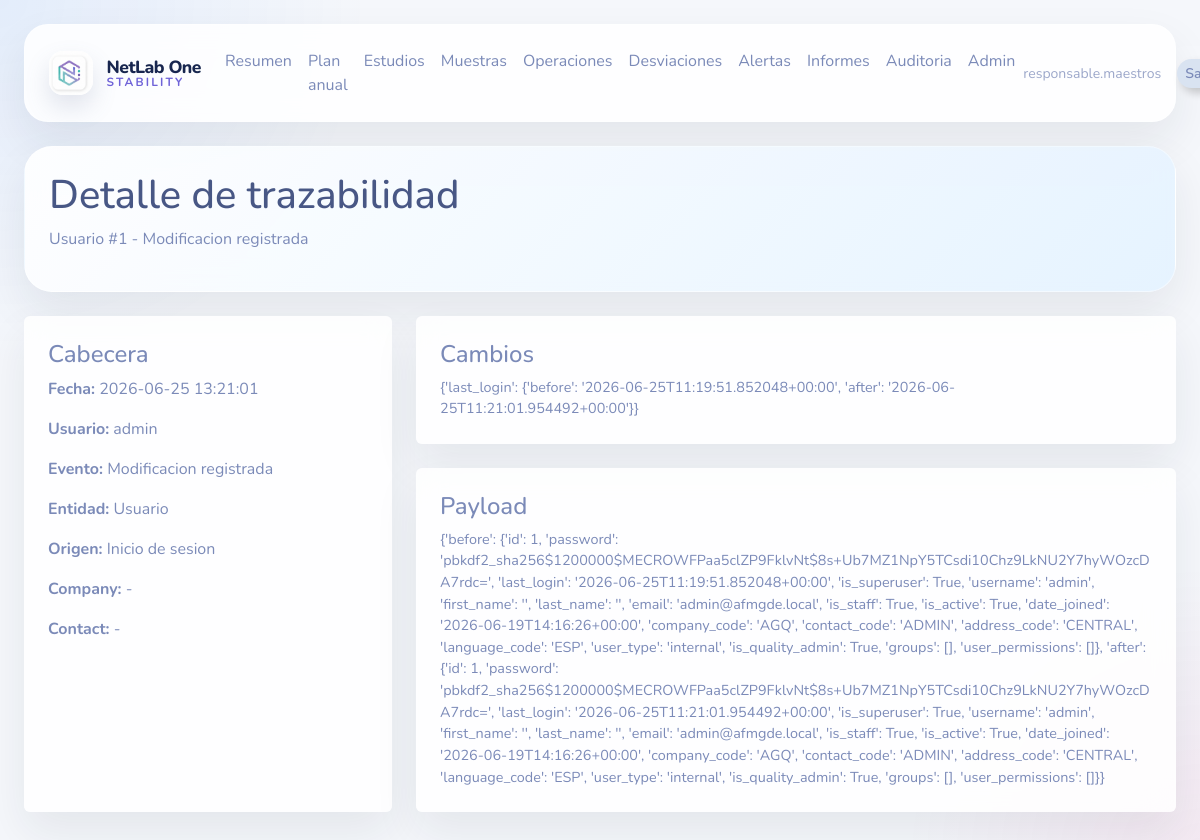
Page /app/audit/276/ (signed in) on the committed database.
### users/models.py (models this page shows, shortened)
class User(AbstractUser):
    class UserType(models.TextChoices):
        INTERNAL = 'internal', 'Internal'
        CLIENT = 'client', 'Client'
    class LanguageCode(models.TextChoices):
        ESP = 'ESP', 'Espanol'
        ENG = 'ENG', 'Ingles'
        FRA = 'FRA', 'Frances'
        POR = 'POR', 'Portugues'
        ITA = 'ITA', 'Italiano'
    company_code = models.CharField(max_length=50, blank=True)
    contact_code = models.CharField(max_length=50, blank=True)
    address_code = models.CharField(max_length=50, blank=True)
    language_code = models.CharField(max_length=3, choices=LanguageCode.choices, default=LanguageCode.ESP)
    user_type = models.CharField(max_length=20, choices=UserType.choices, default=UserType.CLIENT)
    is_quality_admin = models.BooleanField(default=False)

### audit/models.py (models this page shows, shortened)
class AuditTrail(models.Model):
    class ActionType(models.TextChoices):
        CREATE = "create", "Create"
        UPDATE = "update", "Update"
        DELETE = "delete", "Delete"
        CUSTOM = "custom", "Custom"
    action = models.CharField(max_length=100)
    action_type = models.CharField(max_length=20, choices=ActionType.choices, default=ActionType.CUSTOM)
    entity_name = models.CharField(max_length=100)
    entity_id = models.CharField(max_length=50)
    object_repr = models.CharField(max_length=255, blank=True)
    payload = models.JSONField(default=dict, blank=True)
    changes = models.JSONField(default=dict, blank=True)
    request_path = models.CharField(max_length=255, blank=True)
    request_method = models.CharField(max_length=20, blank=True)
    company_code = models.CharField(max_length=50, blank=True)
    contact_code = models.CharField(max_length=50, blank=True)
    performed_by = models.ForeignKey(User, null=True, blank=True, on_delete=models.SET_NULL)
    performed_at = models.DateTimeField(auto_now_add=True)
    class Meta:
        ordering = ['-performed_at']
        verbose_name = "Traza de Auditoría"
        verbose_name_plural = "Trazas de Auditoría"

### audit/web_views.py (the view)
# urls.py: path('app/audit/<int:pk>/', audit_detail, name='web-audit-detail'),
@login_required
def audit_detail(request, pk):
    audit = AuditTrail.objects.select_related("performed_by").get(pk=pk)
    audit = _decorate_audit(audit)
    return render(request, "web/audit_detail.html", {"audit": audit})

### audit/context.py (called while the page is built)
def set_audit_request(request):
    _audit_local.request = request

def clear_audit_request():
    if hasattr(_audit_local, "request"):
        delattr(_audit_local, "request")

### audit/web_views.py (called while the page is built)
def _friendly_action(action):
    return ACTION_LABELS.get(action, action.replace("_", " ").capitalize())

def _friendly_entity(entity_name):
    return ENTITY_LABELS.get(entity_name, entity_name)

def _friendly_route(item):
    route_map = {
        "/app/studies/create/": "Pantalla de estudios",
        "/app/samples/create/": "Pantalla de muestras",
        "/app/operations/reception/": "Pantalla de operaciones / recepcion",
        "/app/operations/label/": "Pantalla de operaciones / etiquetado",
        "/app/operations/chamber/": "Pantalla de operaciones / entrada en camara",
        "/app/operations/extract/": "Pantalla de operaciones / extraccion",
        "/app/deviations/create/": "Pantalla de desviaciones",
        "/login/": "Inicio de sesion",
    }
    return route_map.get(item.request_path, item.request_path or "-")

def _decorate_audit(item):
    item.friendly_action = _friendly_action(item.action)
    item.friendly_entity = _friendly_entity(item.entity_name)
    item.friendly_route = _friendly_route(item)
    return item

### templates/web/audit_detail.html
{% extends "base.html" %}
{% block content %}
<div class="hero glass p-4 mb-4">
    <h1>Detalle de trazabilidad</h1>
    <p>{{ audit.friendly_entity }} #{{ audit.entity_id }} - {{ audit.friendly_action }}</p>
</div>
<div class="row g-4">
    <div class="col-lg-4">
        <div class="card glass border-0 h-100">
            <div class="card-body">
                <h4>Cabecera</h4>
                <p><strong>Fecha:</strong> {{ audit.performed_at|date:"Y-m-d H:i:s" }}</p>
                <p><strong>Usuario:</strong> {% if audit.performed_by %}{{ audit.performed_by.username }}{% else %}-{% endif %}</p>
                <p><strong>Evento:</strong> {{ audit.friendly_action }}</p>
                <p><strong>Entidad:</strong> {{ audit.friendly_entity }}</p>
                <p><strong>Origen:</strong> {{ audit.friendly_route }}</p>
                <p><strong>Company:</strong> {{ audit.company_code|default:"-" }}</p>
                <p><strong>Contact:</strong> {{ audit.contact_code|default:"-" }}</p>
            </div>
        </div>
    </div>
    <div class="col-lg-8">
        <div class="card glass border-0 mb-4">
            <div class="card-body">
                <h4>Cambios</h4>
                <div class="audit-json">{{ audit.changes }}</div>
            </div>
        </div>
        <div class="card glass border-0">
            <div class="card-body">
                <h4>Payload</h4>
                <div class="audit-json">{{ audit.payload }}</div>
            </div>
        </div>
    </div>
</div>
{% endblock %}

### templates/base.html (shortened to what this page needs)
{% load static %}
<!DOCTYPE html>
<html lang="es">
<head>
    <link rel="stylesheet" href="https://cdn.jsdelivr.net/npm/bootswatch@5.3.3/dist/morph/bootstrap.min.css">
</head>
<body>
    <div class="shell">
        {% if user.is_authenticated %}
        <nav class="navbar navbar-expand-lg glass topbar px-4 py-3 no-print">
            <div class="container-fluid px-0">
                <a class="navbar-brand brand-lockup fw-bold me-3" href="/">
                    <img class="brand-mark" src="{% static 'branding/netlabone-app-icon.png' %}" alt="NetLab One Stability">
                    <span class="brand-copy">
                        <span class="brand-name">NetLab One</span>
                        <span class="brand-subtitle">Stability</span>
                    </span>
                </a>
                <div class="collapse navbar-collapse" id="mainNav">
                    <ul class="navbar-nav me-auto mb-2 mb-lg-0">
                        <li class="nav-item"><a class="nav-link" href="/">Resumen</a></li>
                        <li class="nav-item"><a class="nav-link" href="/app/annual-plan/">Plan anual</a></li>
                        <li class="nav-item"><a class="nav-link" href="/app/studies/">Estudios</a></li>
                        <li class="nav-item"><a class="nav-link" href="/app/samples/">Muestras</a></li>
                        <li class="nav-item"><a class="nav-link" href="/app/operations/">Operaciones</a></li>
                        <li class="nav-item"><a class="nav-link" href="/app/deviations/">Desviaciones</a></li>
                        <li class="nav-item"><a class="nav-link" href="/app/alerts/">Alertas</a></li>
                        <li class="nav-item"><a class="nav-link" href="/app/reports/">Informes</a></li>
                        <li class="nav-item"><a class="nav-link" href="/app/audit/">Auditoria</a></li>
                        {% if user.is_staff %}<li class="nav-item"><a class="nav-link" href="/admin/">Admin</a></li>{% endif %}
                    </ul>
                    <div class="d-flex align-items-center gap-3">
                        <span class="text-muted small">{{ user.username }}</span>
                        <form method="post" action="/logout/" class="m-0">
                            <button type="submit" class="btn btn-outline-secondary btn-sm rounded-pill">Salir</button>
                        </form>
                    </div>
                </div>
            </div>
        </nav>
        {% endif %}
        <main class="py-4">
            {% block content %}{% endblock %}
        </main>
    </div>
</body>
</html>

### templates/base.html (style rules this page uses)
body { background: radial-gradient(circle at top left, rgba(13,110,253,.08), transparent 25%), radial-gradient(circle at bottom right, rgba(214,51,132,.08), transparent 20%), #f5f7fb; min-height: 100vh; }
.shell { max-width: 1280px; margin: 0 auto; padding: 24px; }
.glass { background: rgba(255,255,255,.86); backdrop-filter: blur(14px); border: 1px solid rgba(255,255,255,.35); box-shadow: 0 20px 45px rgba(31,42,55,.08); }
.topbar { border-radius: 1.5rem; }
.brand-lockup { display: inline-flex; align-items: center; gap: .85rem; text-decoration: none; }
.brand-mark { width: 44px; height: 44px; object-fit: cover; border-radius: 14px; box-shadow: 0 12px 24px rgba(93, 109, 151, .18); }
.brand-copy { display: flex; flex-direction: column; line-height: 1.05; }
.brand-name { font-size: 1.1rem; font-weight: 800; color: #18264f; letter-spacing: -.03em; }
.brand-subtitle { font-size: .74rem; font-weight: 700; text-transform: uppercase; letter-spacing: .18em; color: #6f63d8; }
.hero { border-radius: 1.75rem; background: linear-gradient(135deg, rgba(255,255,255,.9), rgba(228,242,255,.9)); border: 1px solid rgba(255,255,255,.4); }
.audit-json { white-space: pre-wrap; word-break: break-word; font-size: .9rem; }

### rows in the picture
User: username "responsable.maestros"
AuditTrail: friendly_entity "Usuario", entity_id "1", friendly_action "Modificacion registrada", performed_at "2026-06-25 13:21:01", performed_by.username "admin", friendly_route "Inicio de sesion", company_code "-", contact_code "-", changes "{'last_login': {'before': '2026-06-25T11:19:51.852048+00:00', 'after': '2026-06-25T11:21:01.954492+00:00'}}", payload "{'before': {'id': 1, 'password': 'pbkdf2_sha256$1200000$MECROWFPaa5clZP9FklvNt$8s+Ub7MZ1NpY5TCsdi10Chz9LkNU2Y7hyWOzcDA7rdc=', 'last_login': '2026-06-25T11:19:51.852048+00:00', 'is_superuser': True, 'username': 'admin', 'first_name': '', 'last_name': '', 'email': 'admin@afmgde.local', 'is_staff': True, 'is_active': True, 'date_joined': '2026-06-19T14:16:26+00:00', 'company_code': 'AGQ', 'contact_code': 'ADMIN', 'address_code': 'CENTRAL', 'language_code': 'ESP', 'user_type': 'internal', 'is_quality_admin': True, 'groups': [], 'user_permissions': []}, 'after': {'id': 1, 'password': 'pbkdf2_sha256$1200000$MECROWFPaa5clZP9FklvNt$8s+Ub7MZ1NpY5TCsdi10Chz9LkNU2Y7hyWOzcDA7rdc=', 'last_login':…"
